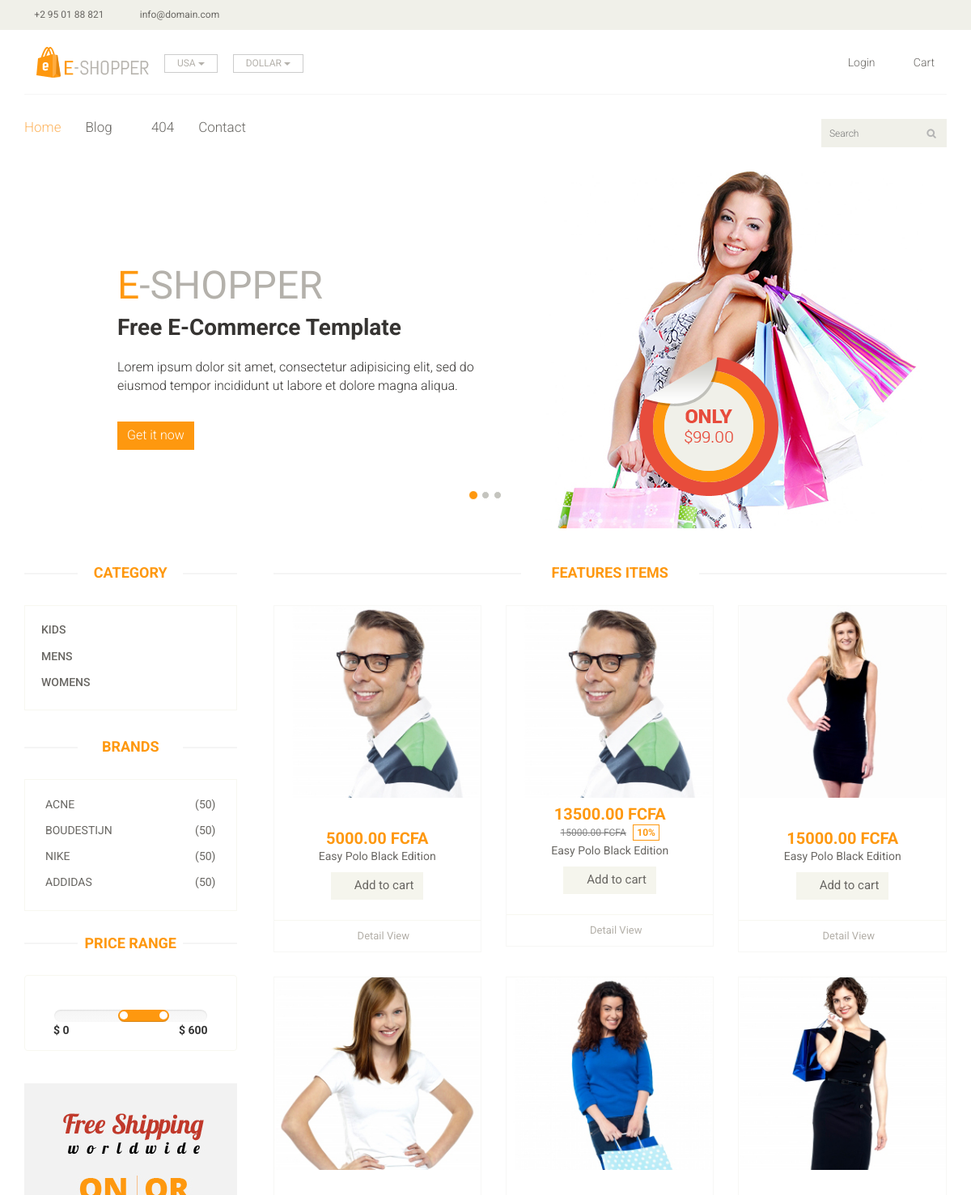
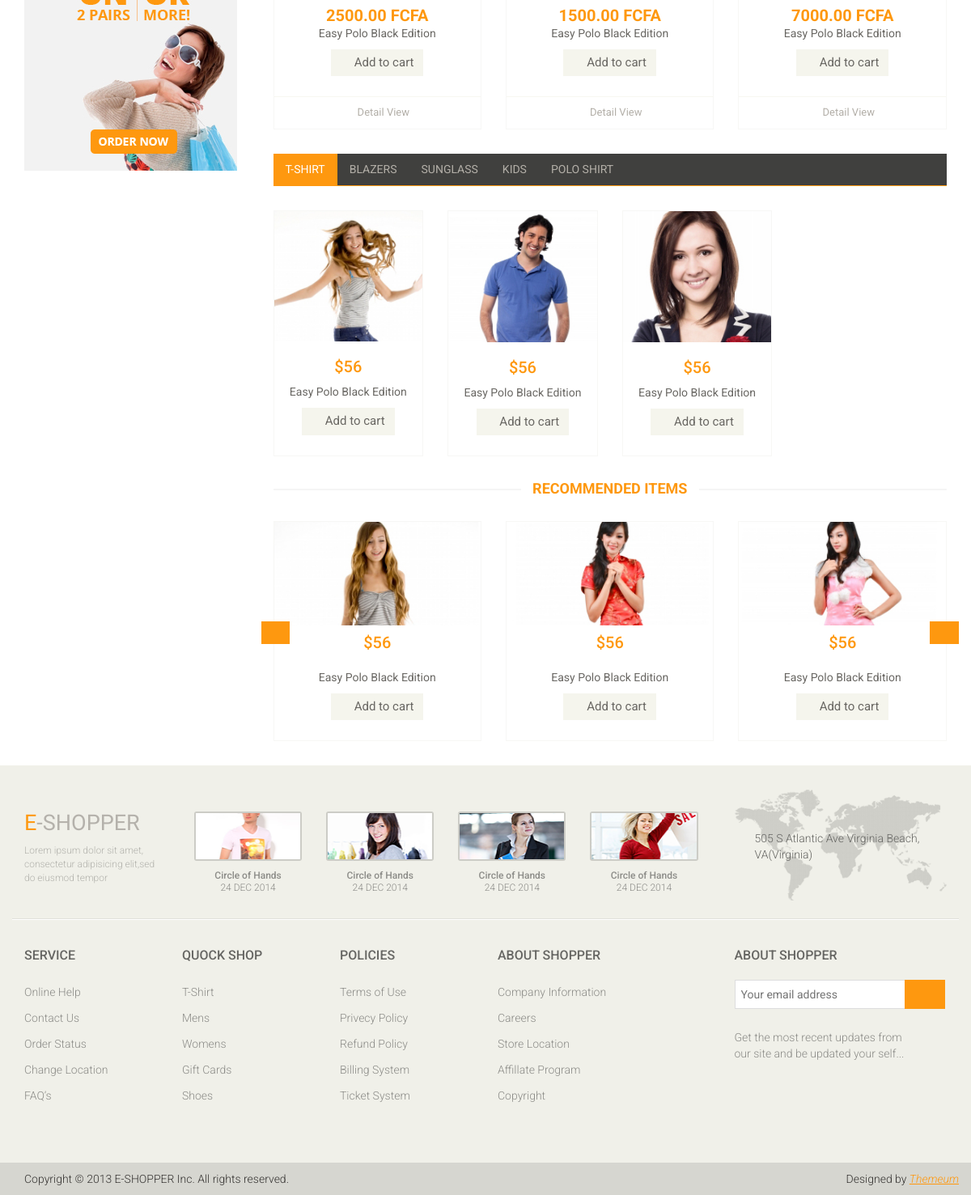
The page / on the database its author committed (2 pictures, top to bottom).
### core/models.py (models this page shows, shortened)
class BaseModel(models.Model):
    name = models.CharField(max_length=225, verbose_name="Name")
    reference = models.CharField(max_length=225, verbose_name="Reference", blank=True)
    created_at = models.DateField(auto_now=True, verbose_name="Created at")
    updated_at = models.DateField(auto_now=False,blank=True, null=True)
    status = models.BooleanField(verbose_name="Status", default=True)
    class Meta:
        ordering = ['name']
        abstract = True

class Category(BaseModel):
    def __str__(self):
        return self.name

class Brand(models.Model):
    name = models.CharField(max_length=225, verbose_name="Name")
    reference = models.CharField(max_length=225, verbose_name="Reference")
    created_at = models.DateField(auto_now=True, verbose_name="Created at")
    status = models.BooleanField(default=True)

class Item(BaseModel):
    content = models.TextField()
    category = models.ForeignKey(Category, on_delete=models.CASCADE)
    brand = models.ForeignKey('Brand', on_delete=models.CASCADE, null=True, blank=True)
    disponibilite = models.CharField(choices=DISPONIBILITE_CHOICES, max_length=255)
    image = models.ImageField(upload_to='articles')
    price = models.DecimalField(max_digits=20, decimal_places=2, verbose_name='Prix', default=0.00,
                                validators=[MinValueValidator(Decimal('0.00'))])
    discount = models.DecimalField(max_digits=20, decimal_places=2, verbose_name='Discount', default='',
                                validators=[MinValueValidator(Decimal('0.00'))], blank=True, null=True)
    device = models.CharField(choices=DEVICE_CHOICES, max_length=10, default="FCFA")
    percentage_reduction = models.IntegerField(blank=True, null=True)
    slug = models.SlugField(unique=True, blank=True)
    class Meta:
        verbose_name_plural = "Articles"
        ordering = ['-created_at']
    def get_detail_from_article_url(self):
        return reverse("article-detail", kwargs={
            'slug': self.slug
        })
    def get_add_to_cart_url(self):
        return reverse("add-to-cart", kwargs={
            'slug': self.slug
        })

### core/views.py (the view)
# urls.py: url('^$', HomeView.as_view() , name='index'),
class HomeView(ListView):
    context_object_name = "last_items"
    template_name = "index.html"
    queryset = Item.objects.filter(status=True)[:6]
    def get_context_data(self, **kwargs):
        context = super(HomeView, self).get_context_data(**kwargs)
        context['brands'] = Brand.objects.filter(status=True)
        context['categorys'] = Category.objects.filter(status=True)
        return context

### core/templates/index.html (shortened to what this page needs)
{% load static %}
<!DOCTYPE html>
<html lang="en">
<head>
	 {% include 'style.html' %}
</head>
<body>
    {% include 'header.html' %}
	<section id="slider">
		<div class="container">
			<div class="row">
				<div class="col-sm-12">
					<div id="slider-carousel" class="carousel slide" data-ride="carousel">
						<ol class="carousel-indicators">
							<li data-target="#slider-carousel" data-slide-to="0" class="active"></li>
							<li data-target="#slider-carousel" data-slide-to="1"></li>
							<li data-target="#slider-carousel" data-slide-to="2"></li>
						</ol>
						<div class="carousel-inner">
							<div class="item active">
								<div class="col-sm-6">
									<h1><span>E</span>-SHOPPER</h1>
									<h2>Free E-Commerce Template</h2>
									<p>Lorem ipsum dolor sit amet, consectetur adipisicing elit, sed do eiusmod tempor incididunt ut labore et dolore magna aliqua. </p>
									<button type="button" class="btn btn-default get">Get it now</button>
								</div>
								<div class="col-sm-6">
									<img src="{% static 'images/home/girl1.jpg' %}" class="girl img-responsive" alt="" />
									<img src="{% static 'images/home/pricing.png' %}"  class="pricing" alt="" />
								</div>
							</div>
						</div>
						<a href="{% url 'index' %}#slider-carousel" class="left control-carousel hidden-xs" data-slide="prev">
							<i class="fa fa-angle-left"></i>
						</a>
						<a href="{% url 'index' %}#slider-carousel" class="right control-carousel hidden-xs" data-slide="next">
							<i class="fa fa-angle-right"></i>
						</a>
					</div>
				</div>
			</div>
		</div>
	</section>
	<section>
		<div class="container">
			<div class="row">
				<div class="col-sm-3">
					<div class="left-sidebar">
						<h2>Category</h2>
						<div class="panel-group category-products" id="accordian">
								{% for category in categorys %}
								<div class="panel panel-default">
									<div class="panel-heading">
										<h4 class="panel-title"><a href="{% url 'article' pk=category.id %}">{{ category.name }}</a></h4>
									</div>
								</div>
								{% endfor %}
						</div>
						<div class="brands_products">
							<h2>Brands</h2>
							<div class="brands-name">
								<ul class="nav nav-pills nav-stacked">
                                    {% for brand in brands %}
									<li><a href="{% url 'index' %}#"> <span class="pull-right">(50)</span>{{ brand.name }}</a></li>
                                    {% endfor %}
								</ul>
							</div>
						</div>
						<div class="price-range">
							<h2>Price Range</h2>
							<div class="well text-center">
								 <input type="text" class="span2" value="" data-slider-min="0" data-slider-max="600" data-slider-step="5" data-slider-value="[250,450]" id="sl2" ><br />
								 <b class="pull-left">$ 0</b> <b class="pull-right">$ 600</b>
							</div>
						</div>
						<div class="shipping text-center">
							<img src="{% static 'images/home/shipping.jpg' %}" alt="" />
						</div>
					</div>
				</div>
				<div class="col-sm-9 padding-right">
					<div class="features_items">
						<h2 class="title text-center">Features Items</h2>
                        {% for last_item in last_items %}
						<div class="col-sm-4">
							<div class="product-image-wrapper">
								<div class="single-products">
									<div class="productinfo text-center">
										<img src="{{ last_item.image.url }}" alt="" />
										{% if last_item.discount %}
                                        <span class="price-bloc">
											<span>{{ last_item.discount }}</span>
											<span>{{ last_item.device }}</span>
										</span>
                                        <br>
										<span class="prix element">
											<span class="discount">{{ last_item.price }}</span>
											<span class="device-price">{{ last_item.device }}</span>
										</span>
										<span class="percent-reduct">{{ last_item.percentage_reduction }}%</span>
										{% else %}
                                        <br><br><br>
                                            <span class="price-bloc">
                                                <span>{{ last_item.price }}</span>
                                                <span>{{ last_item.device }}</span>
                                            </span>
                                        {% endif %}
										<p>Easy Polo Black Edition</p>
										<a href="{{ last_item.get_add_to_cart_url }}" class="btn btn-default add-to-cart"><i class="fa fa-shopping-cart"></i>Add to cart</a>
									</div>
									<div class="product-overlay">
										<div class="overlay-content">
                                            <br><br>
										</div>
									</div>
								</div>
								<div class="choose">
									<ul class="nav nav-pills nav-justified">
										<li><a href="{{ last_item.get_detail_from_article_url }}"><i class="fa fa-plus-square"></i>Detail View</a></li>
									</ul>
								</div>
							</div>
						</div>
						 {% endfor %}
					</div>
					<div class="category-tab">
						<div class="col-sm-12">
							<ul class="nav nav-tabs">
								<li class="active"><a href="{% url 'index' %}#tshirt" data-toggle="tab">T-Shirt</a></li>
								<li><a href="{% url 'index' %}#blazers" data-toggle="tab">Blazers</a></li>
								<li><a href="{% url 'index' %}#sunglass" data-toggle="tab">Sunglass</a></li>
								<li><a href="{% url 'index' %}#kids" data-toggle="tab">Kids</a></li>
								<li><a href="{% url 'index' %}#poloshirt" data-toggle="tab">Polo shirt</a></li>
							</ul>
						</div>
						<div class="tab-content">
							<div class="tab-pane fade active in" id="tshirt" >
								<div class="col-sm-3">
									<div class="product-image-wrapper">
										<div class="single-products">
											<div class="productinfo text-center">
												<img src="{% static 'images/home/gallery1.jpg' %}" alt="" />
												<h2>$56</h2>
												<p>Easy Polo Black Edition</p>
												<a href="{% url 'index' %}#" class="btn btn-default add-to-cart"><i class="fa fa-shopping-cart"></i>Add to cart</a>
											</div>
										</div>
									</div>
								</div>
								<div class="col-sm-3">
									<div class="product-image-wrapper">
										<div class="single-products">
											<div class="productinfo text-center">
												<img src="{% static 'images/home/gallery2.jpg' %}" alt="" />
												<h2>$56</h2>
												<p>Easy Polo Black Edition</p>
												<a href="{% url 'index' %}#" class="btn btn-default add-to-cart"><i class="fa fa-shopping-cart"></i>Add to cart</a>
											</div>
										</div>
									</div>
								</div>
								<div class="col-sm-3">
									<div class="product-image-wrapper">
										<div class="single-products">
											<div class="productinfo text-center">
												<img src="{% static 'images/home/gallery3.jpg' %}" alt="" />
												<h2>$56</h2>
												<p>Easy Polo Black Edition</p>
												<a href="{% url 'index' %}#" class="btn btn-default add-to-cart"><i class="fa fa-shopping-cart"></i>Add to cart</a>
											</div>
										</div>
									</div>
								</div>
							</div>
						</div>
					</div>
					<div class="recommended_items">
						<h2 class="title text-center">recommended items</h2>
						<div id="recommended-item-carousel" class="carousel slide" data-ride="carousel">
							<div class="carousel-inner">
								<div class="item active">
									<div class="col-sm-4">
										<div class="product-image-wrapper">
											<div class="single-products">
												<div class="productinfo text-center">
													<img src="{% static 'images/home/recommend1.jpg' %}" alt="" />
													<h2>$56</h2>
													<p>Easy Polo Black Edition</p>
													<a href="{% url 'index' %}#" class="btn btn-default add-to-cart"><i class="fa fa-shopping-cart"></i>Add to cart</a>
												</div>
											</div>
										</div>
									</div>
									<div class="col-sm-4">
										<div class="product-image-wrapper">
											<div class="single-products">
												<div class="productinfo text-center">
													<img src="{% static 'images/home/recommend2.jpg' %}" alt="" />
													<h2>$56</h2>
													<p>Easy Polo Black Edition</p>
													<a href="{% url 'index' %}#" class="btn btn-default add-to-cart"><i class="fa fa-shopping-cart"></i>Add to cart</a>
												</div>
											</div>
										</div>
									</div>
									<div class="col-sm-4">
										<div class="product-image-wrapper">
											<div class="single-products">
												<div class="productinfo text-center">
													<img src="{% static 'images/home/recommend3.jpg' %}" alt="" />
													<h2>$56</h2>
													<p>Easy Polo Black Edition</p>
													<a href="{% url 'index' %}#" class="btn btn-default add-to-cart"><i class="fa fa-shopping-cart"></i>Add to cart</a>
												</div>
											</div>
										</div>
									</div>
								</div>
							</div>
							 <a class="left recommended-item-control" href="{% url 'index' %}#recommended-item-carousel" data-slide="prev">
								<i class="fa fa-angle-left"></i>
							  </a>
							  <a class="right recommended-item-control" href="{% url 'index' %}#recommended-item-carousel" data-slide="next">
								<i class="fa fa-angle-right"></i>
							  </a>
						</div>
					</div>
				</div>
			</div>
		</div>
	</section>
	<footer id="footer">
		<div class="footer-top">
			<div class="container">
				<div class="row">
					<div class="col-sm-2">
						<div class="companyinfo">
							<h2><span>e</span>-shopper</h2>
							<p>Lorem ipsum dolor sit amet, consectetur adipisicing elit,sed do eiusmod tempor</p>
						</div>
					</div>
					<div class="col-sm-7">
						<div class="col-sm-3">
							<div class="video-gallery text-center">
								<a href="{% url 'index' %}#">
									<div class="iframe-img">
										<img src="{% static 'images/home/iframe1.png' %}" alt="" />
									</div>
								</a>
								<p>Circle of Hands</p>
								<h2>24 DEC 2014</h2>
							</div>
						</div>
						<div class="col-sm-3">
							<div class="video-gallery text-center">
								<a href="{% url 'index' %}#">
									<div class="iframe-img">
										<img src="{% static 'images/home/iframe2.png' %}" alt="" />
									</div>
								</a>
								<p>Circle of Hands</p>
								<h2>24 DEC 2014</h2>
							</div>
						</div>
						<div class="col-sm-3">
							<div class="video-gallery text-center">
								<a href="{% url 'index' %}#">
									<div class="iframe-img">
										<img src="{% static 'images/home/iframe3.png' %}" alt="" />
									</div>
								</a>
								<p>Circle of Hands</p>
								<h2>24 DEC 2014</h2>
							</div>
						</div>
						<div class="col-sm-3">
							<div class="video-gallery text-center">
								<a href="{% url 'index' %}#">
									<div class="iframe-img">
										<img src="{% static 'images/home/iframe4.png' %}" alt="" />
									</div>
								</a>
								<p>Circle of Hands</p>
								<h2>24 DEC 2014</h2>
							</div>
						</div>
					</div>
					<div class="col-sm-3">
						<div class="address">
							<img src="{% static 'images/home/map.png' %}" alt="" />
							<p>505 S Atlantic Ave Virginia Beach, VA(Virginia)</p>
						</div>
					</div>
				</div>
			</div>
		</div>
		<div class="footer-widget">
			<div class="container">
				<div class="row">
					<div class="col-sm-2">
						<div class="single-widget">
							<h2>Service</h2>
							<ul class="nav nav-pills nav-stacked">
								<li><a href="{% url 'index' %}#">Online Help</a></li>
								<li><a href="{% url 'index' %}#">Contact Us</a></li>
								<li><a href="{% url 'index' %}#">Order Status</a></li>
								<li><a href="{% url 'index' %}#">Change Location</a></li>
								<li><a href="{% url 'index' %}#">FAQ’s</a></li>
							</ul>
						</div>
					</div>
					<div class="col-sm-2">
						<div class="single-widget">
							<h2>Quock Shop</h2>
							<ul class="nav nav-pills nav-stacked">
								<li><a href="{% url 'index' %}#">T-Shirt</a></li>
								<li><a href="{% url 'index' %}#">Mens</a></li>
								<li><a href="{% url 'index' %}#">Womens</a></li>
								<li><a href="{% url 'index' %}#">Gift Cards</a></li>
								<li><a href="{% url 'index' %}#">Shoes</a></li>
							</ul>
						</div>
					</div>
					<div class="col-sm-2">
						<div class="single-widget">
							<h2>Policies</h2>
							<ul class="nav nav-pills nav-stacked">
								<li><a href="{% url 'index' %}#">Terms of Use</a></li>
								<li><a href="{% url 'index' %}#">Privecy Policy</a></li>
								<li><a href="{% url 'index' %}#">Refund Policy</a></li>
								<li><a href="{% url 'index' %}#">Billing System</a></li>
								<li><a href="{% url 'index' %}#">Ticket System</a></li>
							</ul>
						</div>
					</div>
					<div class="col-sm-2">
						<div class="single-widget">
							<h2>About Shopper</h2>
							<ul class="nav nav-pills nav-stacked">
								<li><a href="{% url 'index' %}#">Company Information</a></li>
								<li><a href="{% url 'index' %}#">Careers</a></li>
								<li><a href="{% url 'index' %}#">Store Location</a></li>
								<li><a href="{% url 'index' %}#">Affillate Program</a></li>
								<li><a href="{% url 'index' %}#">Copyright</a></li>
							</ul>
						</div>
					</div>
					<div class="col-sm-3 col-sm-offset-1">
						<div class="single-widget">
							<h2>About Shopper</h2>
							<form action="{% url 'index' %}#" class="searchform">
								<input type="text" placeholder="Your email address" />
								<button type="submit" class="btn btn-default"><i class="fa fa-arrow-circle-o-right"></i></button>
								<p>Get the most recent updates from <br />our site and be updated your self...</p>
							</form>
						</div>
					</div>
				</div>
			</div>
		</div>
		<div class="footer-bottom">
			<div class="container">
				<div class="row">
					<p class="pull-left">Copyright © 2013 E-SHOPPER Inc. All rights reserved.</p>
					<p class="pull-right">Designed by <span><a target="_blank" href="http://www.themeum.com">Themeum</a></span></p>
				</div>
			</div>
		</div>
	</footer>
</body>
</html>

### rows shown on the page
Category: name "KIDS"
Category: name "MENS"
Category: name "WOMENS"
Brand: name "ACNE"
Brand: name "BOUDESTIJN"
Brand: name "NIKE"
Brand: name "ADDIDAS"
Item: image (picture), price "5000.00", device "FCFA"
Item: image (picture), discount "13500.00", device "FCFA", price "15000.00", percentage_reduction "10"
Item: image (picture), price "15000.00", device "FCFA"
Item: image (picture), price "2500.00", device "FCFA"
Item: image (picture), price "1500.00", device "FCFA"
Item: image (picture), price "7000.00", device "FCFA"
